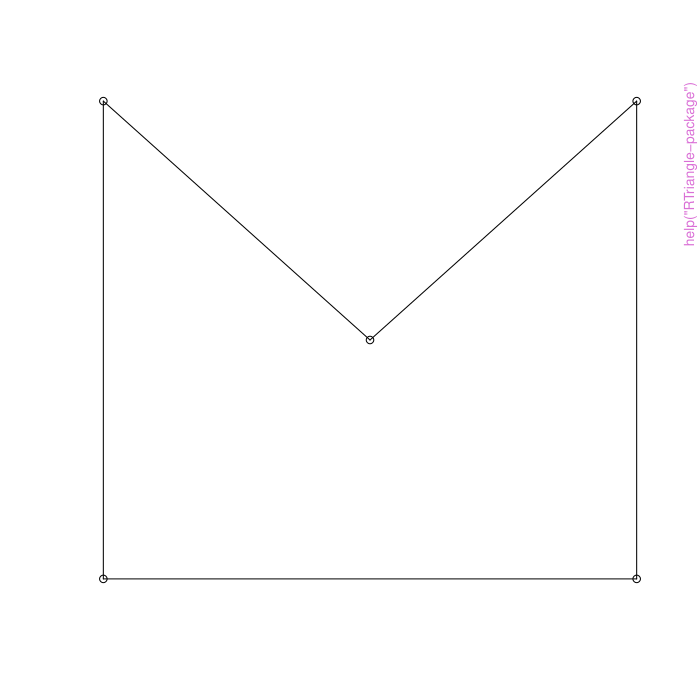

Source code (R):
pkgname <- "RTriangle"
source(file.path(R.home("share"), "R", "examples-header.R"))
options(warn = 1)
base::assign(".ExTimings", "RTriangle-Ex.timings", pos = 'CheckExEnv')
base::cat("name\tuser\tsystem\telapsed\n", file=base::get(".ExTimings", pos = 'CheckExEnv'))
base::assign(".format_ptime",
function(x) {
  if(!is.na(x[4L])) x[1L] <- x[1L] + x[4L]
  if(!is.na(x[5L])) x[2L] <- x[2L] + x[5L]
  options(OutDec = '.')
  format(x[1L:3L], digits = 7L)
},
pos = 'CheckExEnv')

### * </HEADER>
library('RTriangle')

base::assign(".oldSearch", base::search(), pos = 'CheckExEnv')
base::assign(".old_wd", base::getwd(), pos = 'CheckExEnv')
cleanEx()
nameEx("RTriangle-package")
### * RTriangle-package

flush(stderr()); flush(stdout())

base::assign(".ptime", proc.time(), pos = "CheckExEnv")
### Name: RTriangle-package
### Title: Generate 2D Quality meshes and constrained Delaunay
###   triangulations
### Aliases: RTriangle-package RTriangle
### Keywords: package

### ** Examples

## Create an object with a concavity
p <- pslg(P=rbind(c(0, 0), c(0, 1), c(0.5, 0.5), c(1, 1), c(1, 0)),
          S=rbind(c(1, 2), c(2, 3), c(3, 4), c(4, 5), c(5, 1)))
## Plot it
plot(p)
## Triangulate it
tp <- triangulate(p)
plot(tp)
## Triangulate it subject to minimum area constraint
tp <- triangulate(p, a=0.01)
plot(tp)
## Load a data set containing a hole
A <- read.pslg(file.path(system.file(package = "RTriangle"), "extdata", "A.poly"))
plot(A)
## Triangulate the PSLG
tA <- triangulate(A)
plot(tA)
## Triangulate the PSLG with triangles in which no angle
## is smaller than 20 degrees
tA <- triangulate(A, q=20)
plot(tA)
## Triangulate the PSLG with triangles in which no triangle has 
## area greater than 0.001
tA <- triangulate(A, a=0.001)
plot(tA)



base::assign(".dptime", (proc.time() - get(".ptime", pos = "CheckExEnv")), pos = "CheckExEnv")
base::cat("RTriangle-package", base::get(".format_ptime", pos = 'CheckExEnv')(get(".dptime", pos = "CheckExEnv")), "\n", file=base::get(".ExTimings", pos = 'CheckExEnv'), append=TRUE, sep="\t")
cleanEx()
nameEx("triangulate")
### * triangulate

flush(stderr()); flush(stdout())

base::assign(".ptime", proc.time(), pos = "CheckExEnv")
### Name: triangulate
### Title: Triangulate a Planar Straight Line Graph
### Aliases: triangulate

### ** Examples

## Create an object with a concavity
p <- pslg(P=rbind(c(0, 0), c(0, 1), c(0.5, 0.5), c(1, 1), c(1, 0)),
          S=rbind(c(1, 2), c(2, 3), c(3, 4), c(4, 5), c(5, 1)))
## Plot it
plot(p)
## Triangulate it
tp <- triangulate(p)
plot(tp)
## Triangulate it subject to minimum area constraint
tp <- triangulate(p, a=0.01)
plot(tp)
## Load a data set containing a hole
A <- read.pslg(file.path(system.file(package = "RTriangle"), "extdata", "A.poly"))
plot(A)
## Produce a constrained Delaunay triangulation of the PSLG
tA <- triangulate(A, Y=TRUE)
plot(tA)
## Produce a conforming Delaunay triangulation of the PSLG
tA <- triangulate(A, D=TRUE)
plot(tA)
## Triangulate the PSLG with triangles in which no angle
## is smaller than 20 degrees
tA <- triangulate(A, q=20)
plot(tA)
## Triangulate the PSLG with triangles in which no triangle has 
## area greater than 0.001
tA <- triangulate(A, a=0.001)
plot(tA)



base::assign(".dptime", (proc.time() - get(".ptime", pos = "CheckExEnv")), pos = "CheckExEnv")
base::cat("triangulate", base::get(".format_ptime", pos = 'CheckExEnv')(get(".dptime", pos = "CheckExEnv")), "\n", file=base::get(".ExTimings", pos = 'CheckExEnv'), append=TRUE, sep="\t")
### * <FOOTER>
###
cleanEx()
options(digits = 7L)
base::cat("Time elapsed: ", proc.time() - base::get("ptime", pos = 'CheckExEnv'),"\n")
grDevices::dev.off()
###
### Local variables: ***
### mode: outline-minor ***
### outline-regexp: "\\(> \\)?### [*]+" ***
### End: ***
quit('no')
